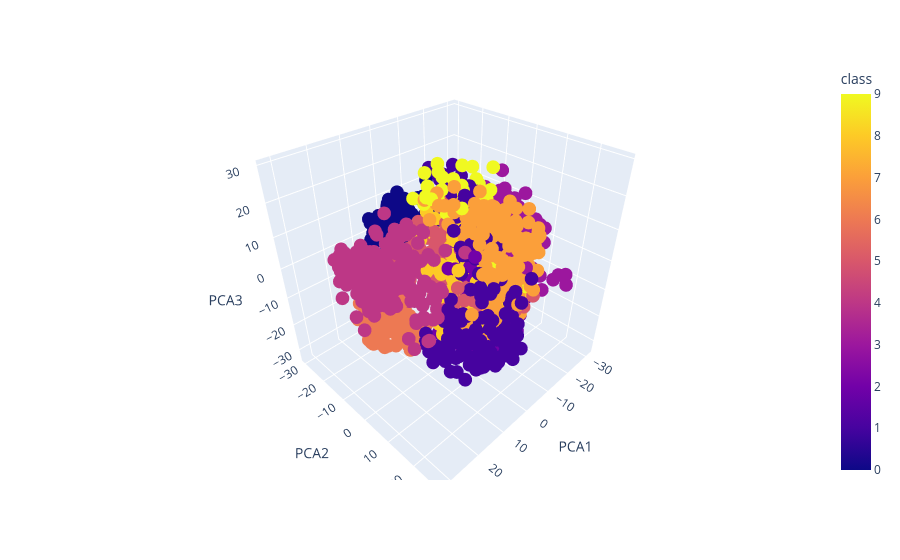

The notebook cell this image was saved under:
### Markdown cell above
###3D

### Code cell
myPCA = PCA().fit(X)
X_pca = myPCA.transform(X) # Returns 64 columns

data = pd.DataFrame({'PCA1':X_pca[:,0],'PCA2':X_pca[:,1],'PCA3':X_pca[:,2],'class':y})

fig = px.scatter_3d(data,x='PCA1',y='PCA2',z='PCA3',color='class')
fig.show()

### Figure 1 — Plotly figure (JSON) as saved in the notebook; plotly's stock layout.template omitted (floating-point values rounded to 4 significant figures; data arrays with more than 128 entries replaced by an {"elided": "..."} marker saying what was removed)
{"data": [{"hovertemplate": "PCA1=%{x}<br>PCA2=%{y}<br>PCA3=%{z}<br>class=%{marker.color}<extra></extra>", "legendgroup": "", "marker": {"color": {"elided": "1797 int values"}, "coloraxis": "coloraxis", "symbol": "circle"}, "mode": "markers", "name": "", "scene": "scene", "showlegend": false, "type": "scatter3d", "x": {"elided": "1797 float values"}, "y": {"elided": "1797 float values"}, "z": {"elided": "1797 float values"}}], "layout": {"coloraxis": {"colorbar": {"title": {"text": "class"}}, "colorscale": [[0, "#0d0887"], [0.1111, "#46039f"], [0.2222, "#7201a8"], [0.3333, "#9c179e"], [0.4444, "#bd3786"], [0.5556, "#d8576b"], [0.6667, "#ed7953"], [0.7778, "#fb9f3a"], [0.8889, "#fdca26"], [1, "#f0f921"]]}, "legend": {"tracegroupgap": 0}, "margin": {"t": 60}, "scene": {"domain": {"x": [0, 1], "y": [0, 1]}, "xaxis": {"title": {"text": "PCA1"}}, "yaxis": {"title": {"text": "PCA2"}}, "zaxis": {"title": {"text": "PCA3"}}}}}
